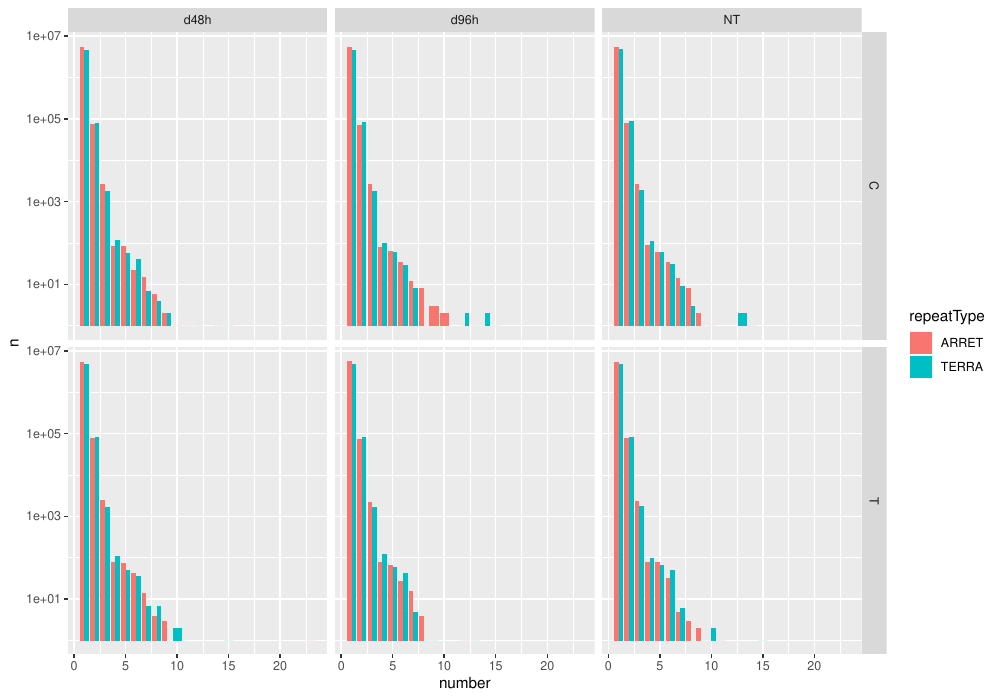

Write the R code that produced this figure.

library(tidyverse)

pdf("repeat_count_analysis.pdf", width = 10)

repeats <- data.frame()

for (file in list.files("repeat_counts/", pattern = "filtered")) {
  
  read_in <- read_delim(paste0("repeat_counts/", file), " ", col_names = c("number", "index"))
  read_in$sample <- file
  read_in_counts <- read_in %>% count(sample, number)
  repeats <- rbind(repeats, read_in_counts)
  rm(read_in, read_in_counts)
  
}

repeats <- repeats %>%
            separate(sample,
                     into = c("shRNA", "timePoint",
                              "replicate", "end",
                              "filtered", "paired",
                              "repeatType", "repeat",
                              "count")) %>%
            select(shRNA, timePoint,
                   replicate, end,
                   repeatType, number, n)


p <- repeats %>%
    group_by(shRNA, timePoint, repeatType, number) %>%
    summarise(n = sum(n)) %>%
  ggplot(aes(x = number, y = n, fill = repeatType)) +
    geom_col(position = "dodge") +
    facet_grid(shRNA ~ timePoint) +
    scale_y_log10()
print(p)



repeats <- data.frame()

for (file in list.files("repeat_counts/", pattern = "fq")) {
  
  read_in <- read_delim(paste0("repeat_counts/", file), " ", col_names = c("number", "index"))
  read_in$sample <- file
  read_in_counts <- read_in %>% count(sample, number)
  repeats <- rbind(repeats, read_in_counts)
  rm(read_in, read_in_counts)
  
}

repeats <- repeats %>%
  separate(sample,
           into = c("shRNA", "timePoint",
                    "replicate", "end",
                    "fq", "repeatType", "repeat",
                    "count")) %>%
  select(shRNA, timePoint,
         replicate, end,
         repeatType, number, n)


p <- repeats %>%
    group_by(shRNA, timePoint, repeatType, number) %>%
    summarise(n = sum(n)) %>%
  ggplot(aes(x = number, y = n, fill = repeatType)) +
    geom_col(position = "dodge") +
    facet_grid(shRNA ~ timePoint) +
    scale_y_log10()
print(p)

p <- repeats %>%
    group_by(shRNA, timePoint, repeatType, number) %>%
    summarise(n = sum(n)) %>%
  ggplot(aes(x = number, y = n, fill = shRNA)) +
    geom_col(position = "dodge") +
    facet_grid(repeatType ~ timePoint) +
    scale_y_log10()
print(p)

dev.off()